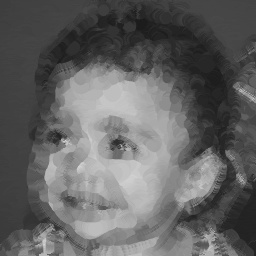
//> input picture exemplos/09_pontilhismo_filtro2.jpg, 256 x 256 px, given in place of the camera
$ ./equalize   (built with g++ and OpenCV 4)
//> lines starting //> are read from the running program, lines starting //| are printed output that depends on the picture; after the words box and inside, x2 and y2 are one past the last pixel; in counts of white or black regions, pixels touching at a corner belong together
#include <iostream>
#include <opencv2/opencv.hpp>

using namespace cv;
using namespace std;

int main(int argc, char** argv){
  Mat image,grayimage,equalizedgrayimage;
  int width, height;
  VideoCapture cap;
  vector<Mat> planes,planesgray;
  Mat histgray,histequalizegrayimage,hist1,hist2;
  int nbins = 64;
  float range[] = {0, 256};
  const float *histrange = { range };
  bool uniform = true;
  bool acummulate = false;

  cap.open(0);

  if(!cap.isOpened()){
    cout << "cameras indisponiveis";
    return -1;
  }

  width  = cap.get(CV_CAP_PROP_FRAME_WIDTH);
  height = cap.get(CV_CAP_PROP_FRAME_HEIGHT);

  cout << "largura = " << width << endl;
  cout << "altura  = " << height << endl;

  int histw = nbins, histh = nbins/2;
  Mat histImgGray(histh, histw, CV_8UC1, Scalar(0));
  Mat histImgEquaGray(histh, histw, CV_8UC1, Scalar(0));

  while(1){
	// Capturando a imagem
    cap >> image;
//> image is the input picture: 256 rows x 256 cols, CV_8UC3; min 23, max 215, mean 98.9
    // Convertendo a imagem em Cinza
    cvtColor(image,grayimage,CV_BGR2GRAY);
    // Equalizando imagem
    equalizeHist(grayimage,equalizedgrayimage);
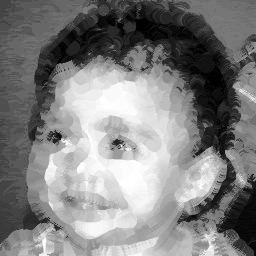
//> equalizedgrayimage: 256 rows x 256 cols, CV_8UC1; min 0, max 255, mean 128.7
    // Calculando os histogramas
    calcHist(&grayimage, 1, 0, Mat(), hist1, 1,
             &nbins, &histrange,
             uniform, acummulate);
//> hist1 = 64 values, max 8116 at index 16, min 0 at index 0, mean 1024
    calcHist(&equalizedgrayimage, 1, 0, Mat(), hist2, 1,
             &nbins, &histrange,
             uniform, acummulate);
//> hist2 = 64 values, max 2569 at index 22, min 0 at index 16, mean 1024
    // Normalizando
    normalize(hist1, hist1, 0, histImgGray.rows, NORM_MINMAX, -1, Mat());
//> hist1 = 64 values, max 32 at index 16, min 0 at index 0, mean 4.04
    normalize(hist2, hist2, 0, histImgEquaGray.rows, NORM_MINMAX, -1, Mat());
//> hist2 = 64 values, max 32 at index 22, min 0 at index 16, mean 12.76
    histImgGray.setTo(Scalar(0));
    histImgEquaGray.setTo(Scalar(0));
    //
    for(int i=0; i<nbins; i++){
      line(histImgGray,
           Point(i, histh),
           Point(i, histh-cvRound(hist1.at<float>(i))),
           Scalar(255, 255, 255), 1, 8, 0);
      line(histImgEquaGray,
           Point(i, histh),
           Point(i, histh-cvRound(hist2.at<float>(i))),
           Scalar(255, 255, 255), 1, 8, 0);
    }
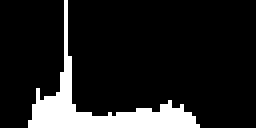
//> histImgGray: 32 rows x 64 cols, CV_8UC1 (shown 4 times larger); 12.6% white; 1 white region, box (x1, y1, x2, y2) and area: (7, 0, 50, 32) 258
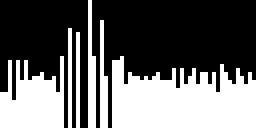
//> histImgEquaGray: 32 rows x 64 cols, CV_8UC1 (shown 4 times larger); 39.8% white; 6 white regions, box (x1, y1, x2, y2) and area: (28, 14, 64, 32) 473, (0, 14, 16, 32) 204, (22, 0, 24, 32) 50, (25, 5, 27, 32) 40, (17, 7, 18, 32) 25, (19, 8, 20, 32) 24
    histImgGray.copyTo(grayimage(Rect(0, 0, nbins, histh)));
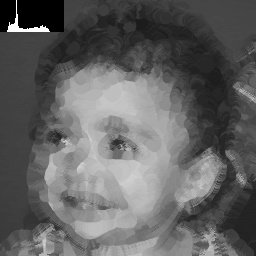
//> grayimage: 256 rows x 256 cols, CV_8UC1; min 0, max 255, mean 97.9
    histImgGray.copyTo(grayimage(Rect(0, 0, nbins, histh)));
    histImgEquaGray.copyTo(equalizedgrayimage(Rect(0, histh, nbins, histh)));
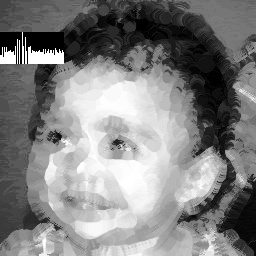
//> equalizedgrayimage: 256 rows x 256 cols, CV_8UC1; 3.12% of pixels changed, all inside (x1, y1, x2, y2) = (0, 32, 64, 64)

    //Mostrando Imagens
    imshow("Imagem Cinza", grayimage);
    imshow("Imagem Cinza Equalizada", equalizedgrayimage);
    if(waitKey(30) >= 0) break;
//> the Esc key is pressed
  }
  return 0;
}

$ run again, on exemplos/blend2.jpg
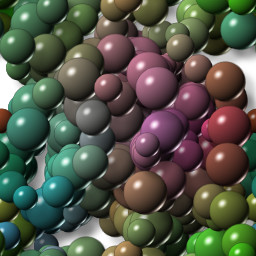
//> input picture exemplos/blend2.jpg, 256 x 256 px, given in place of the camera
//> image is the input picture: 256 rows x 256 cols, CV_8UC3; mean B, G, R 71.6, 86.1, 82.2
//> `calcHist(&grayimage, 1, 0, Mat(), hist1, 1, &nbins, &histrange, unifor..`: hist1 = 64 values, max 2394 at index 15, min 4 at index 0, mean 1024
//> `calcHist(&equalizedgrayimage, 1, 0, Mat(), hist2, 1, &nbins, &histrang..`: hist2 = 64 values, max 1448 at index 10, min 555 at index 17, mean 1024
//> `normalize(hist1, hist1, 0, histImgGray.rows, NORM_MINMAX, -1, Mat());`: hist1 = 64 values, max 32 at index 15, min 0 at index 0, mean 13.66
//> `normalize(hist2, hist2, 0, histImgEquaGray.rows, NORM_MINMAX, -1, Mat(..`: hist2 = 64 values, max 32 at index 10, min 0 at index 17, mean 16.81
//> after the loop `for(int i=0; i<nbins; i++)`:
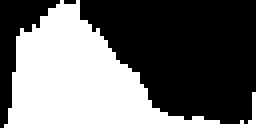
//> histImgGray: 32 rows x 64 cols, CV_8UC1 (shown 4 times larger); 42.7% white; 1 white region, box (x1, y1, x2, y2) and area: (1, 0, 64, 32) 874
//> `histImgEquaGray.copyTo(equalizedgrayimage(Rect(0, histh, nbins, histh)..`:
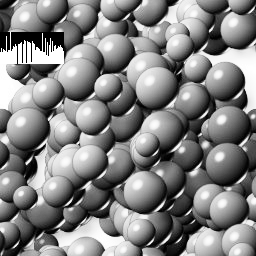
//> equalizedgrayimage: 256 rows x 256 cols, CV_8UC1; min 0, max 255, mean 128.5
